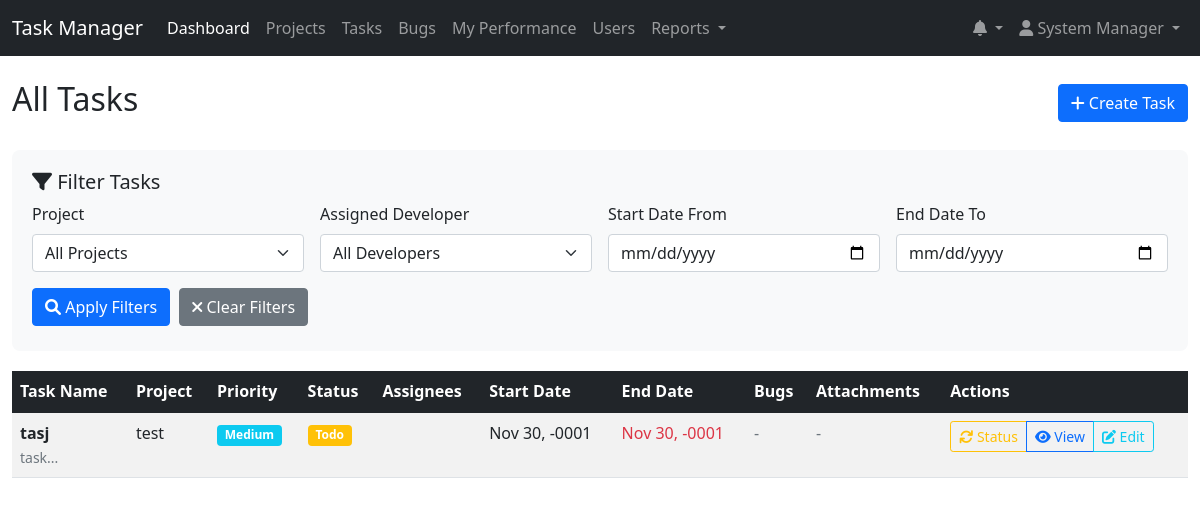
The app's page /tasks.php (signed in), older data.
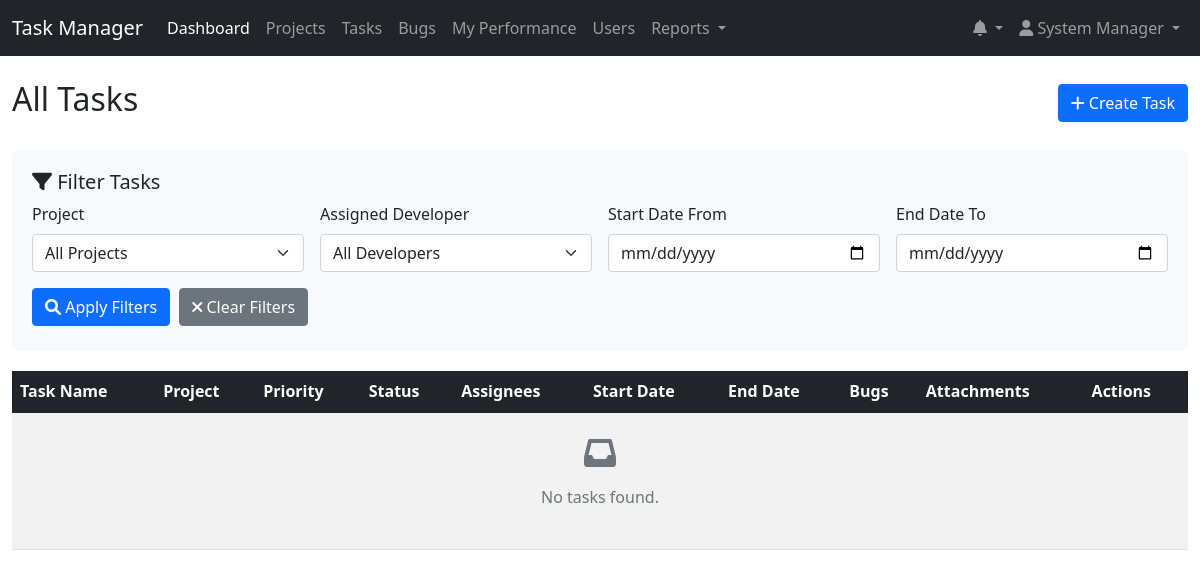
The same page, newer data.
### tables this page shows
CREATE TABLE `tasks` (
  `id` int(11) NOT NULL,
  `project_id` int(11) NOT NULL,
  `name` varchar(255) NOT NULL,
  `description` text DEFAULT NULL,
  `status` enum('todo','reopened','in_progress','await_release','in_review','closed') DEFAULT 'todo',
  `priority` enum('low','medium','high','critical') DEFAULT 'medium',
  `attachments` text DEFAULT NULL,
  `start_datetime` datetime DEFAULT NULL,
  `end_datetime` datetime DEFAULT NULL,
  `created_by` int(11) NOT NULL,
  `created_at` timestamp NOT NULL DEFAULT current_timestamp(),
  `updated_at` timestamp NOT NULL DEFAULT current_timestamp() ON UPDATE current_timestamp()
);

CREATE TABLE `projects` (
  `id` int(11) NOT NULL,
  `name` varchar(255) NOT NULL,
  `icon` varchar(255) DEFAULT NULL,
  `description` text DEFAULT NULL,
  `git_url` varchar(255) DEFAULT NULL,
  `status` enum('active','inactive','completed') DEFAULT 'active',
  `duration_days` int(11) NOT NULL DEFAULT 30,
  `created_by` int(11) NOT NULL,
  `created_at` timestamp NOT NULL DEFAULT current_timestamp(),
  `updated_at` timestamp NOT NULL DEFAULT current_timestamp() ON UPDATE current_timestamp()
);

### tasks.php (the view, shortened to what the changed rows need)
<?php
$database = new Database();
$db = $database->getConnection();
$filter_project = $_GET['filter_project'] ?? '';
$filter_assignee = $_GET['filter_assignee'] ?? '';
$filter_start_date = $_GET['filter_start_date'] ?? '';
$filter_end_date = $_GET['filter_end_date'] ?? '';
if ($_SESSION['user_role'] == 'manager') {
    $tasks_query = "
        SELECT t.*, p.name as project_name,
               GROUP_CONCAT(DISTINCT u.name) as assignee_names,
               GROUP_CONCAT(DISTINCT u.id) as assignee_ids,
               COUNT(DISTINCT b.id) as bug_count,
               COUNT(DISTINCT a.id) as attachment_count
        FROM tasks t
        LEFT JOIN projects p ON t.project_id = p.id
        LEFT JOIN task_assignments ta ON t.id = ta.task_id
        LEFT JOIN users u ON ta.user_id = u.id
        LEFT JOIN bugs b ON t.id = b.task_id
        LEFT JOIN attachments a ON a.entity_type = 'task' AND a.entity_id = t.id
    ";
    $tasks_query .= " GROUP BY t.id ORDER BY t.created_at DESC";
}
$stmt = $db->prepare($tasks_query);
$stmt->execute();
$tasks = $stmt->fetchAll(PDO::FETCH_ASSOC);
$statusColors = [
    'closed' => 'success',
    'in_progress' => 'primary',
    'todo' => 'warning',
    'reopened' => 'info',
    'await_release' => 'info',
    'in_review' => 'info',
    'default' => 'secondary'
];
?>
<!DOCTYPE html>
<html lang="en">
<head>
    <link href="https://cdn.jsdelivr.net/npm/bootstrap@5.1.3/dist/css/bootstrap.min.css" rel="stylesheet">
    <link href="https://cdnjs.cloudflare.com/ajax/libs/font-awesome/6.0.0/css/all.min.css" rel="stylesheet">
</head>
<body>
    <?php include 'includes/header.php'; ?>
    <div class="container-fluid mt-4">
        <div class="row">
            <div class="col-12">
                <div class="d-flex justify-content-between align-items-center mb-4">
                    <h2>
                        <?= $_SESSION['user_role'] == 'manager' ? 'All Tasks' : 'My Tasks' ?>
                    </h2>
                </div>
                <div class="table-responsive">
                    <table class="table table-striped table-hover">
                        <thead class="table-dark">
                            <tr>
                                <th>Task Name</th>
                                <th>Project</th>
                                <th>Priority</th>
                                <th>Status</th>
                                <th>Assignees</th>
                                <th>Start Date</th>
                                <th>End Date</th>
                                <th>Bugs</th>
                                <th>Attachments</th>
                                <th>Actions</th>
                            </tr>
                        </thead>
                        <tbody>
                            <?php if (empty($tasks)): ?>
                            <tr>
                                <td colspan="10" class="text-center py-4">
                                    <div class="text-muted">
                                        <i class="fas fa-inbox fa-2x mb-3"></i>
                                        <p>No tasks found<?= (!empty($filter_project) || !empty($filter_assignee) || !empty($filter_start_date) || !empty($filter_end_date)) ? ' with the current filters' : '' ?>.</p>
                                    </div>
                                </td>
                            </tr>
                            <?php else: ?>
                            <?php foreach ($tasks as $task): ?>
                            <tr>
                                <td>
                                    <strong><?= htmlspecialchars($task['name']) ?></strong>
                                    <?php if ($task['description']): ?>
                                        <br><small class="text-muted"><?= substr(strip_tags($task['description']), 0, 50) ?>...</small>
                                    <?php endif; ?>
                                </td>
                                <td><?= htmlspecialchars($task['project_name']) ?></td>
                                <td>
                                    <span class="badge bg-<?=
                                        $task['priority'] == 'critical' ? 'danger' :
                                        ($task['priority'] == 'high' ? 'warning' :
                                        ($task['priority'] == 'medium' ? 'info' : 'success'))
                                    ?>">
                                        <?= ucfirst($task['priority']) ?>
                                    </span>
                                </td>
                                <td>
                                    <span class="badge bg-<?= $statusColors[$task['status']] ?? $statusColors['default'] ?>">
                                        <?= ucfirst(str_replace('_', ' ', $task['status'])) ?>
                                    </span>
                                </td>
                                <td><?= htmlspecialchars($task['assignee_names']) ?></td>
                                <td><?= $task['start_datetime'] ? date('M j, Y', strtotime($task['start_datetime'])) : '-' ?></td>
                                <td>
                                    <?php if ($task['end_datetime']): ?>
                                        <?php
                                        $end_date = strtotime($task['end_datetime']);
                                        $now = time();
                                        $diff = $end_date - $now;
                                        $days = floor($diff / (60 * 60 * 24));
                                        $class = 'text-muted';
                                        if ($days < 0) {
                                            $class = 'text-danger';
                                        } elseif ($days <= 2) {
                                            $class = 'text-warning';
                                        }
                                        ?>
                                        <span class="<?= $class ?>">
                                            <?= date('M j, Y', $end_date) ?>
                                        </span>
                                    <?php else: ?>
                                        -
                                    <?php endif; ?>
                                </td>
                                <td>
                                    <?php if ($task['bug_count'] > 0): ?>
                                        <span class="badge bg-danger"><?= $task['bug_count'] ?> bugs</span>
                                    <?php else: ?>
                                        <span class="text-muted">-</span>
                                    <?php endif; ?>
                                </td>
                                <td>
                                    <?php if ($task['attachment_count'] > 0): ?>
                                        <span class="badge bg-info">
                                            <i class="fas fa-paperclip"></i> <?= $task['attachment_count'] ?>
                                        </span>
                                    <?php else: ?>
                                        <span class="text-muted">-</span>
                                    <?php endif; ?>
                                </td>
                                <td>
                                    <div class="btn-group">
                                        <?php if ($_SESSION['user_role'] == 'manager' || in_array($_SESSION['user_id'], explode(',', $task['assignee_ids'] ?? ''))): ?>
                                        <button class="btn btn-sm btn-outline-warning update-task-status"
                                                data-task-id="<?= $task['id'] ?>"
                                                data-current-status="<?= $task['status'] ?>">
                                            <i class="fas fa-sync"></i> Status
                                        </button>
                                        <?php endif; ?>
                                        <a href="task_details.php?id=<?= $task['id'] ?>" class="btn btn-sm btn-outline-primary">
                                            <i class="fas fa-eye"></i> View
                                        </a>
                                        <?php if ($_SESSION['user_role'] == 'manager'): ?>
                                        <a href="?edit_task=<?= $task['id'] ?>" class="btn btn-sm btn-outline-info" data-bs-toggle="modal" data-bs-target="#editTaskModal">
                                            <i class="fas fa-edit"></i> Edit
                                        </a>
                                        <?php endif; ?>
                                    </div>
                                </td>
                            </tr>
                            <?php endforeach; ?>
                            <?php endif; ?>
                        </tbody>
                    </table>
                </div>
            </div>
        </div>
    </div>
</body>
</html>

Row changes from the older to the newer data that the page shows:
removed tasks: name "tasj", description "task", project.name "test", priority "Medium", status "Todo", start_datetime "Nov 30, -0001", end_datetime "Nov 30, -0001"
Text that changed along with them:
text now shown: "No tasks found ."
